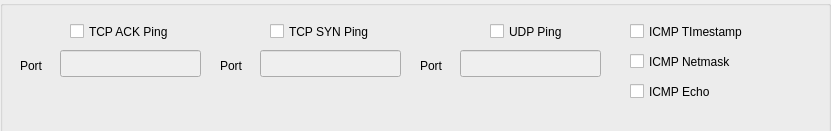
       <widget class="QWidget" name="page_2" >
        <property name="geometry" >
         <rect>
          <x>0</x>
          <y>0</y>
          <width>831</width>
          <height>131</height>
         </rect>
        </property>
        <widget class="QGroupBox" name="groupBox_4" >
         <property name="geometry" >
          <rect>
           <x>0</x>
           <y>0</y>
           <width>831</width>
           <height>141</height>
          </rect>
         </property>
         <property name="title" >
          <string/>
         </property>
         <widget class="QCheckBox" name="checkIcmpEcho" >
          <property name="geometry" >
           <rect>
            <x>630</x>
            <y>80</y>
            <width>171</width>
            <height>23</height>
           </rect>
          </property>
          <property name="text" >
           <string>ICMP Echo</string>
          </property>
         </widget>
         <widget class="QCheckBox" name="checkIcmpTimestamp" >
          <property name="geometry" >
           <rect>
            <x>630</x>
            <y>20</y>
            <width>161</width>
            <height>23</height>
           </rect>
          </property>
          <property name="text" >
           <string>ICMP TImestamp</string>
          </property>
         </widget>
         <widget class="QLabel" name="label_5" >
          <property name="geometry" >
           <rect>
            <x>20</x>
            <y>50</y>
            <width>41</width>
            <height>31</height>
           </rect>
          </property>
          <property name="text" >
           <string>Port</string>
          </property>
         </widget>
         <widget class="QLabel" name="label_7" >
          <property name="geometry" >
           <rect>
            <x>420</x>
            <y>50</y>
            <width>41</width>
            <height>31</height>
           </rect>
          </property>
          <property name="text" >
           <string>Port</string>
          </property>
         </widget>
         <widget class="QLineEdit" name="lineUdpPing" >
          <property name="enabled" >
           <bool>false</bool>
          </property>
          <property name="geometry" >
           <rect>
            <x>460</x>
            <y>50</y>
            <width>141</width>
            <height>27</height>
           </rect>
          </property>
         </widget>
         <widget class="QLabel" name="label_6" >
          <property name="geometry" >
           <rect>
            <x>220</x>
            <y>50</y>
            <width>41</width>
            <height>31</height>
           </rect>
          </property>
          <property name="text" >
           <string>Port</string>
          </property>
         </widget>
         <widget class="QCheckBox" name="checkUdpPing" >
          <property name="geometry" >
           <rect>
            <x>490</x>
            <y>20</y>
            <width>101</width>
            <height>23</height>
           </rect>
          </property>
          <property name="text" >
           <string>UDP Ping</string>
          </property>
         </widget>
         <widget class="QCheckBox" name="checkTcpSyn" >
          <property name="geometry" >
           <rect>
            <x>270</x>
            <y>20</y>
            <width>121</width>
            <height>23</height>
           </rect>
          </property>
          <property name="text" >
           <string>TCP SYN Ping</string>
          </property>
         </widget>
         <widget class="QLineEdit" name="lineSynPing" >
          <property name="enabled" >
           <bool>false</bool>
          </property>
          <property name="geometry" >
           <rect>
            <x>260</x>
            <y>50</y>
            <width>141</width>
            <height>27</height>
           </rect>
          </property>
         </widget>
         <widget class="QCheckBox" name="checkTcpPing" >
          <property name="geometry" >
           <rect>
            <x>70</x>
            <y>20</y>
            <width>121</width>
            <height>23</height>
           </rect>
          </property>
          <property name="text" >
           <string>TCP ACK Ping</string>
          </property>
         </widget>
         <widget class="QLineEdit" name="lineTcpPing" >
          <property name="enabled" >
           <bool>false</bool>
          </property>
          <property name="geometry" >
           <rect>
            <x>60</x>
            <y>50</y>
            <width>141</width>
            <height>27</height>
           </rect>
          </property>
         </widget>
         <widget class="QCheckBox" name="checkIcmpNetmask" >
          <property name="geometry" >
           <rect>
            <x>630</x>
            <y>50</y>
            <width>151</width>
            <height>23</height>
           </rect>
          </property>
          <property name="text" >
           <string>ICMP Netmask</string>
          </property>
         </widget>
        </widget>
       </widget>
